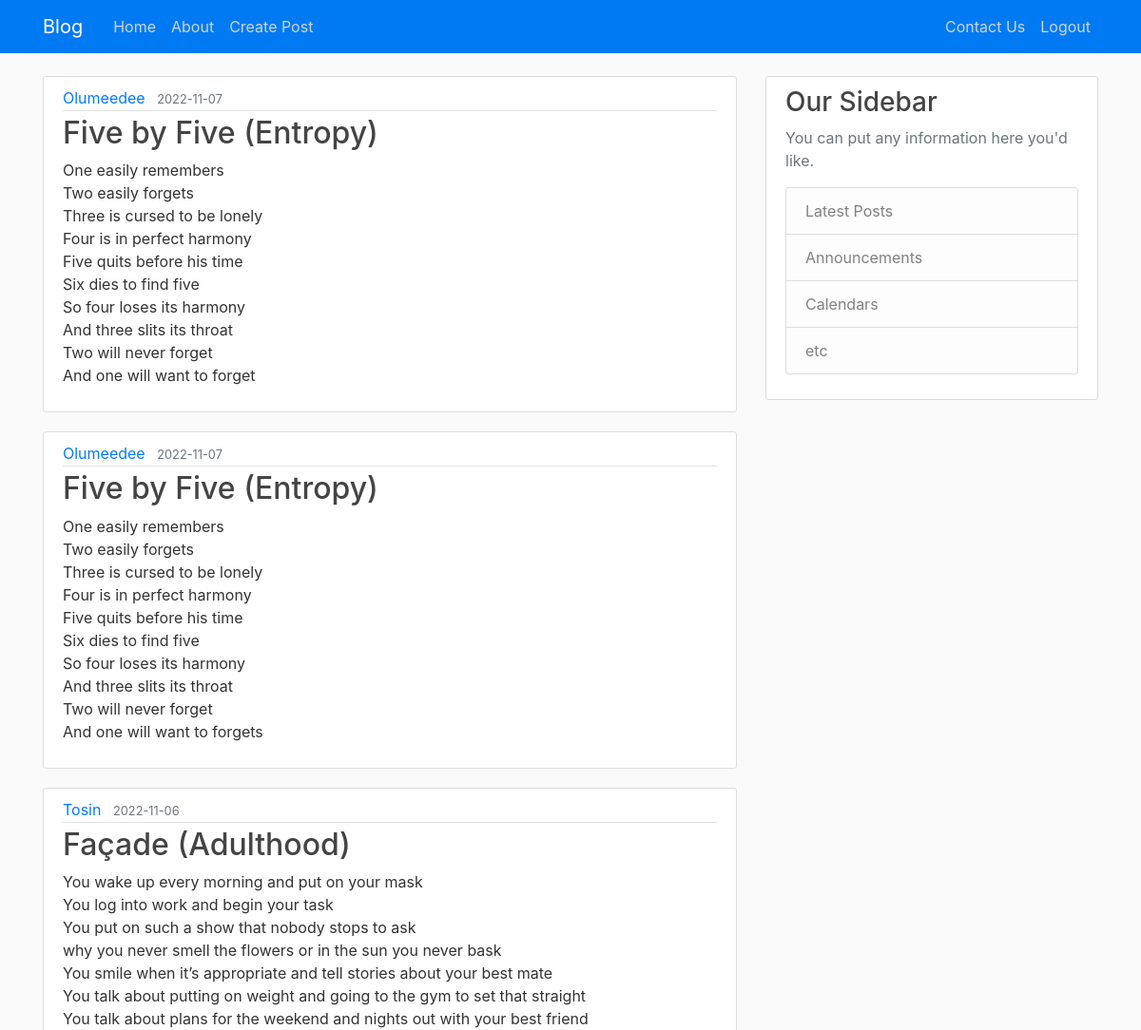
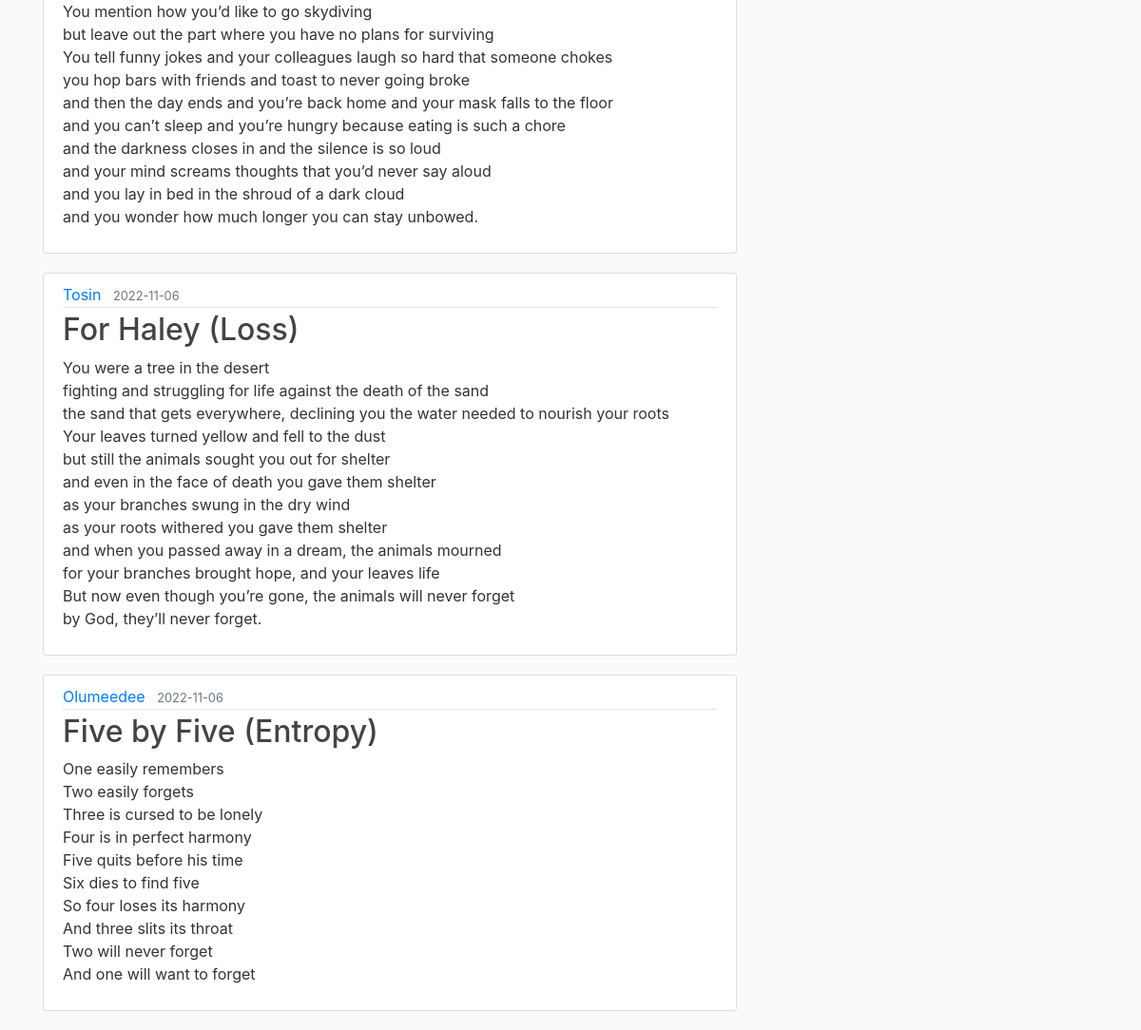
Screenshot of /home (signed in) with the database file from the repository (2 pictures, top to bottom).
### app.py (models this page shows, shortened)
class Post(db.Model):
    id = db.Column(db.Integer(), primary_key=True)
    title = db.Column(db.String(255), nullable=False)
    date_posted = db.Column(db.DateTime(), nullable=False, default=datetime.utcnow)
    content = db.Column(db.Text(), nullable=False)
    author_id = db.Column(db.Integer(), db.ForeignKey('user.id'), nullable=False)

class User(db.Model, UserMixin):
    id = db.Column(db.Integer(), primary_key=True)
    username = db.Column(db.String(255), nullable=False, unique=True)
    first_name = db.Column(db.String(255), nullable=False)
    last_name = db.Column(db.String(255), nullable=False)
    email = db.Column(db.String(255), nullable=False, unique=True)
    password_hash = db.Column(db.Text(), nullable=False)
    posts = db.relationship('Post', backref='author', lazy=True)

### app.py (the view)
@app.route('/')
@app.route('/home')
def home():
    posts = Post.query.order_by(Post.date_posted.desc()).all()
    return render_template('index.html', posts=posts)

### app.py (called while the page is built)
@login_manager.user_loader
def user_loader(id):
    return User.query.get(int(id))

@app.before_request
def create_tables():
    db.create_all()

### templates/index.html
{% extends "base.html" %}
{% block content %}
    {% for post in posts %}
        <article class="media content-section">
          <div class="media-body">
            <div class="article-metadata">
              <a class="mr-2" href="#">{{ post.author.username }}</a>
              <small class="text-muted">{{ post.date_posted.strftime('%Y-%m-%d') }}</small>
            </div>
            <h2><a class="article-title" href="{{ url_for('post', post_id=post.id) }}">{{ post.title }}</a></h2>
            <p class="article-content">{{ post.content }}</p>
          </div>
        </article>
    {% endfor %}
{% endblock content %}

### static/main.css (style rules this page uses)
body { background: #fafafa; color: #333333; margin-top: 5rem; }
h1, h2, h3, h4, h5, h6 { color: #444444; }
.content-section { background: #ffffff; padding: 10px 20px; border: 1px solid #dddddd; border-radius: 3px; margin-bottom: 20px; }
.article-title { color: #444444; }
.article-content { white-space: pre-line; }
.article-metadata { padding-bottom: 1px; margin-bottom: 4px; border-bottom: 1px solid #e3e3e3 }

### rows the page displays
Post: author.username "Olumeedee", date_posted "2022-11-07", title "Five by Five (Entropy)", content "One easily remembers Two easily forgets Three is cursed to be lonely Four is in perfect harmony Five quits before his time Six dies to find five So four loses its harmony And three slits its throat Two will never forget And one will want to forget"
Post: author.username "Olumeedee", date_posted "2022-11-07", title "Five by Five (Entropy)", content "One easily remembers Two easily forgets Three is cursed to be lonely Four is in perfect harmony Five quits before his time Six dies to find five So four loses its harmony And three slits its throat Two will never forget And one will want to forgets"
Post: author.username "Tosin", date_posted "2022-11-06", title "Façade (Adulthood)", content "You wake up every morning and put on your mask You log into work and begin your task You put on such a show that nobody stops to ask why you never smell the flowers or in the sun you never bask You smile when it’s appropriate and tell stories about your best mate You talk about putting on weight and going to the gym to set that straight You talk about plans for the weekend and nights out with your best friend You mention how you’d like to go skydiving but leave out the part where you have no plans for surviving You tell funny jokes and your colleagues laugh so hard that someone chokes you hop bars with friends and toast to never going broke and then the day ends and you’re back home and…"
Post: author.username "Tosin", date_posted "2022-11-06", title "For Haley (Loss)", content "You were a tree in the desert fighting and struggling for life against the death of the sand the sand that gets everywhere, declining you the water needed to nourish your roots Your leaves turned yellow and fell to the dust but still the animals sought you out for shelter and even in the face of death you gave them shelter as your branches swung in the dry wind as your roots withered you gave them shelter and when you passed away in a dream, the animals mourned for your branches brought hope, and your leaves life But now even though you’re gone, the animals will never forget by God, they’ll never forget."
Post: author.username "Olumeedee", date_posted "2022-11-06", title "Five by Five (Entropy)", content "One easily remembers Two easily forgets Three is cursed to be lonely Four is in perfect harmony Five quits before his time Six dies to find five So four loses its harmony And three slits its throat Two will never forget And one will want to forget"
